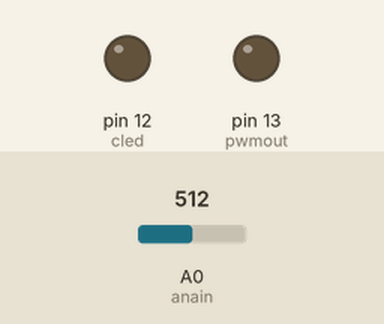
The sketch below on a simulated Arduino Uno, built with avr-gcc and run on an emulated ATmega328P. Parts: output pins drawn as LEDs (lit = HIGH). Inputs (shaded band) come from the test bench; at power-on: A0 (anain) = 512.

Above: at 1.2 s.
1.3 s: A0 (anain) set to 521
At 2.1 s:
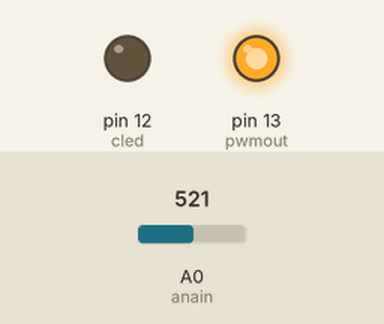
2.8 s: A0 (anain) set to 511
At 3.2 s:
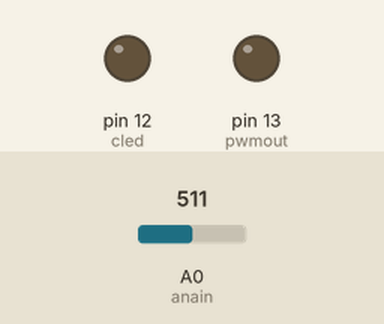
4.3 s: A0 (anain) set to 716
At 5.6 s:
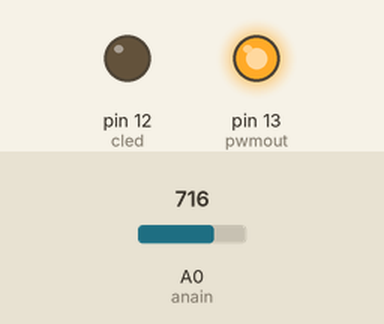
Timing chart, 0 to 7.3 s (numbered marks = the images above; inputs shaded):
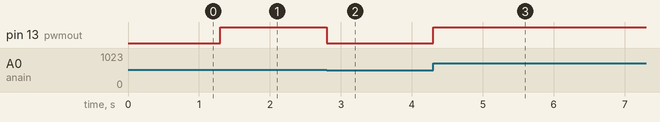

The sketch:

analog_pwm.ino
```cpp
const int anain = A0;
const int pwmout = 13;
const int cled = 12;

int sensorValue = 0;         // the sensor value
void setup() {

  pinMode(pwmout, OUTPUT);
  pinMode(cled, OUTPUT);


}

void loop() {
  // put your main code here, to run repeatedly:
// read the sensor:
  sensorValue = analogRead(anain);

  // apply the calibration to the sensor reading
  sensorValue = map(sensorValue, 0, 1023, 0, 255);


  // fade the LED using the calibrated value:
  analogWrite(pwmout, sensorValue);
}
```

Measured:
- the behaviour switches between 513 and 514 on A0 (anain) (found by bisection; images 0 and 1)
- after the input at 1.3 s, pin 13 (pwmout): LOW → HIGH at once
- after the input at 2.8 s, pin 13 (pwmout): HIGH → LOW at once
- after the input at 4.3 s, pin 13 (pwmout): LOW → HIGH at once
